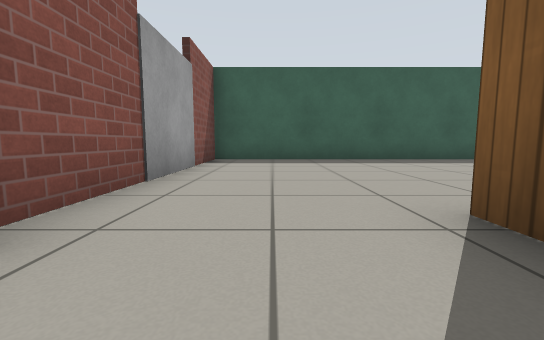
[1] (above)

13 first-person views from a walk through a Gazebo world. The camera is 0.5 m above the floor, tilts 6° down and sees 90° across. The floor is counted in squares, 1 m on a side. Each view is taken from the middle of a square. On the plan, view 1 faces up. The plan holds only what a view shows up to about 9 squares ahead; the rest is blank. Gazebo's built-in surfaces are drawn with simple patterns.

[2]
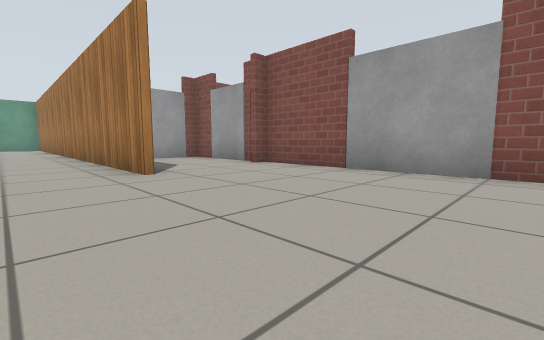

[3]
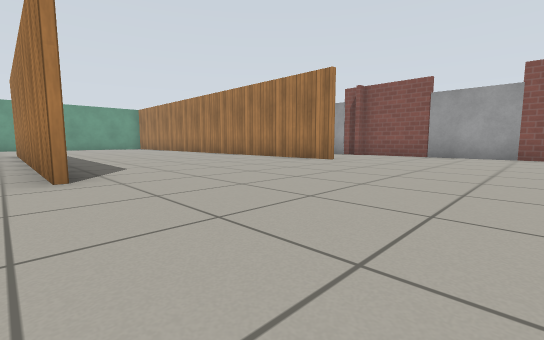

[4]
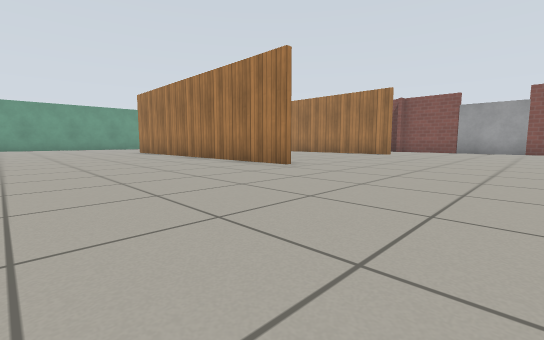

[5]
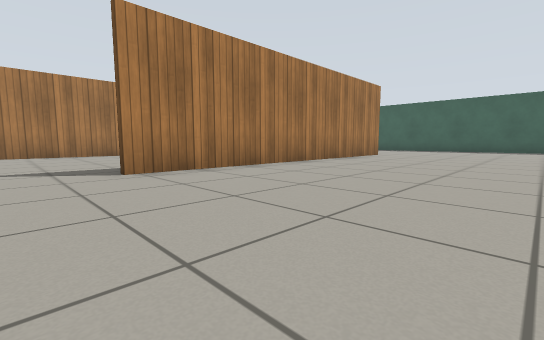

[6]
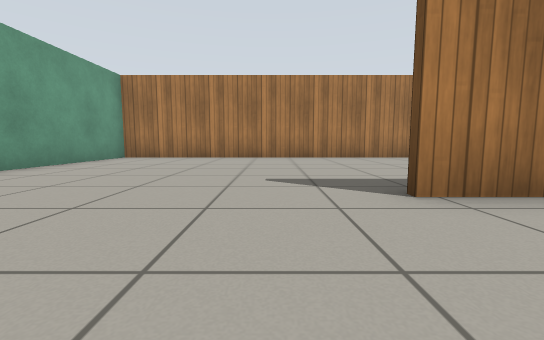

[7]
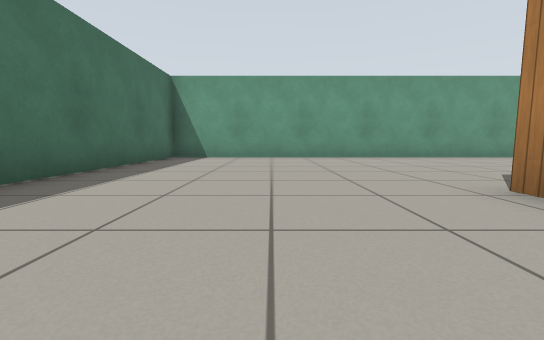

[8]
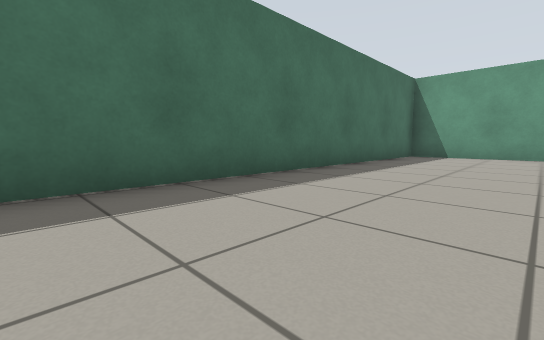

[9]
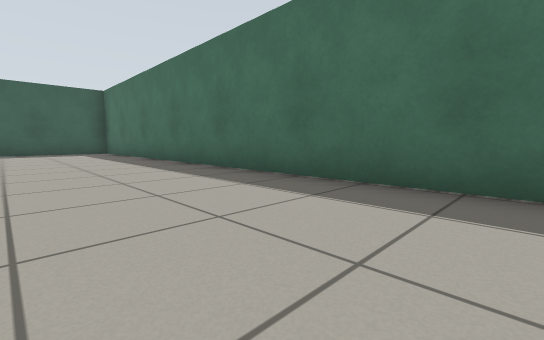

[10]
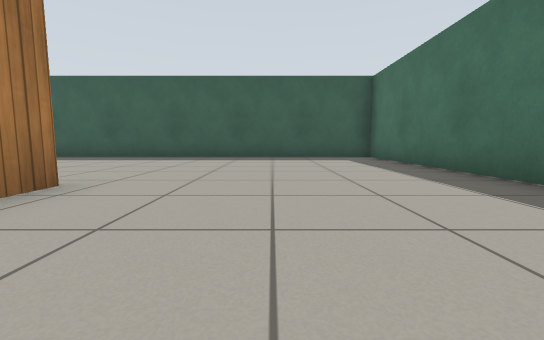

[11]
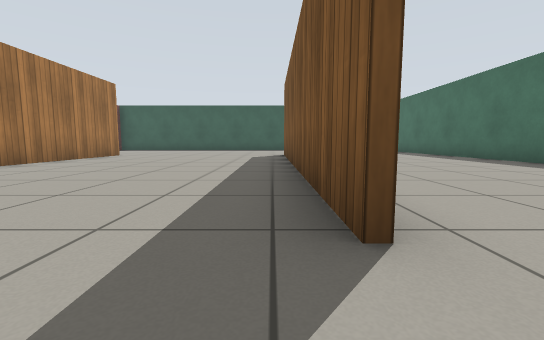

[12]
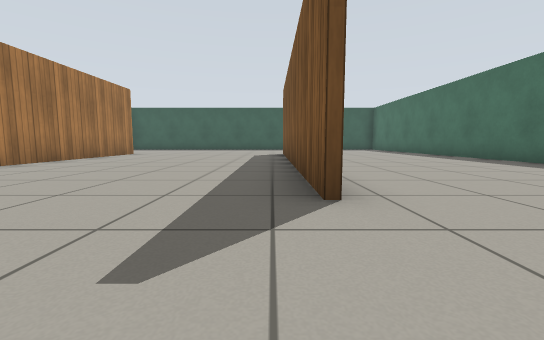

[13]
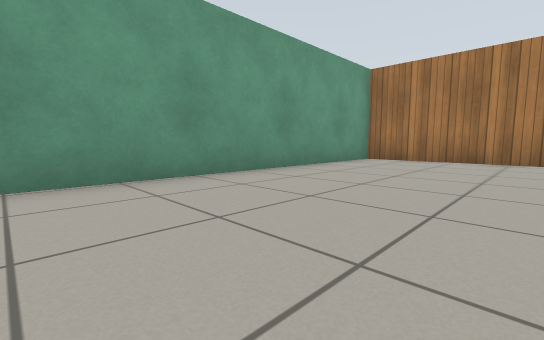

### Floor plan
Points are (right, up) in squares from view 1. A wall is a line through its corners. A room is listed if a view was taken in it or the views show most of it. See-through windows are left out.
Room 1 (view 1)
walls: (-1.6, -2.1) (-1.1, -2.1)
ways out: opening at (-0.5, 1) to room 2; opening at (0, -1)
objects: door leaf (-2, -1) to (-2, 0)
Room 2 (views 2, 3, 4, 5, 6, 7, 8, 9, 10, 11, 12, 13)
walls: (7.6, 2.1) (7.6, -6.8); (7.4, -6.8) (7.4, 0.8); (1.4, 1.2) (1.4, 1.9); (1.5, 1.9) (1.5, -12.6) (13.1, -12.6) (13.1, 7.6) (-1.6, 7.6) (-1.6, 5.5); (-1.6, 3.5) (-1.6, 1.1)
ways out: opening at (-0.5, 1) to room 1

Positions as (right, up) in squares from view 1, and headings:
1: (0, 0), facing up
2: (3, 6), facing down-left
3: (8, 6), facing down-left
4: (12, 6), facing down-left
5: (12, -8), facing up-left
6: (10, -8), facing left
7: (10, -4), facing down
8: (10, -3), facing down-right
9: (10, -5), facing up-right
10: (10, -1), facing up
11: (7, -8), facing up
12: (7, -9), facing up
13: (9, -9), facing down-left
